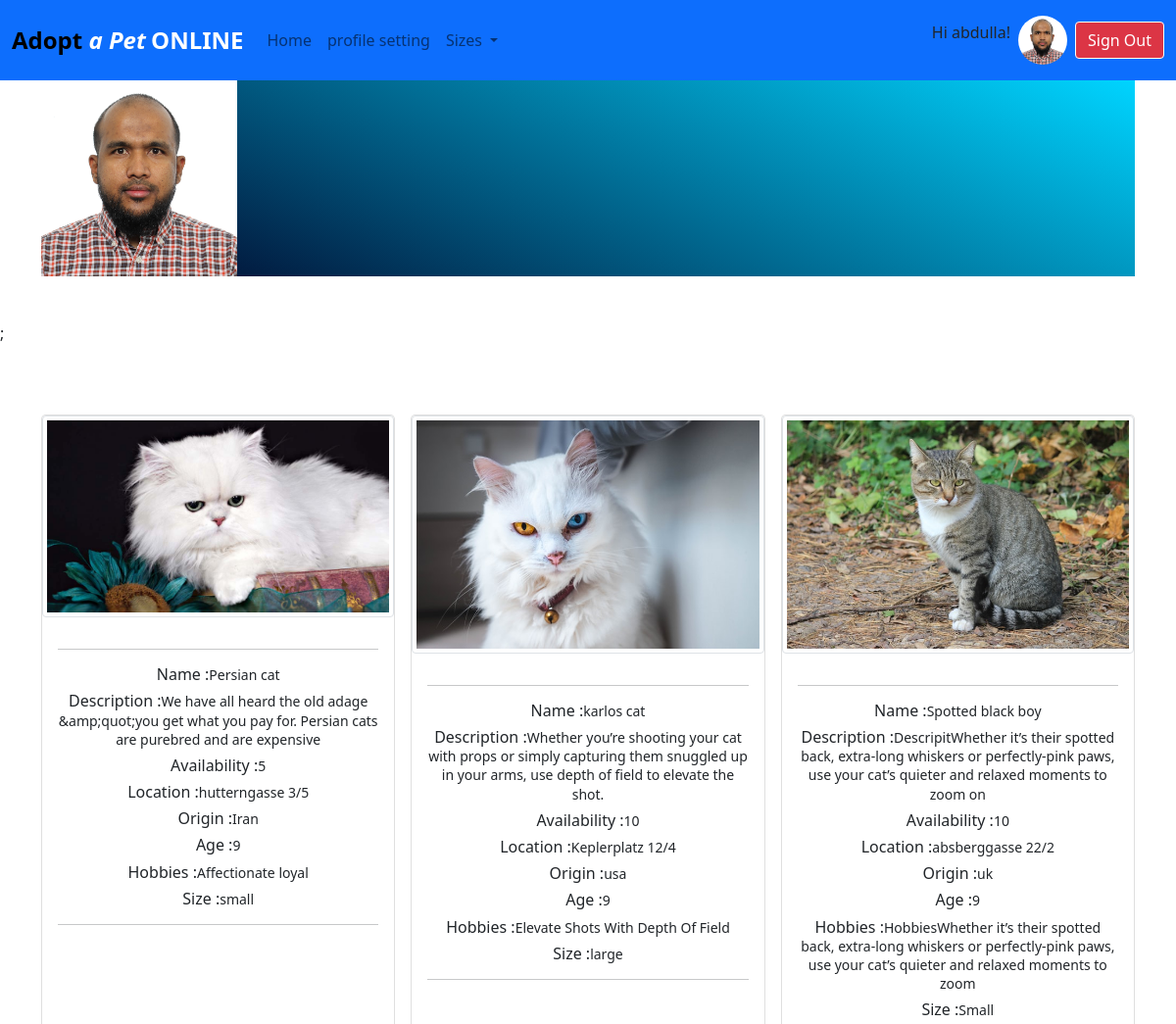
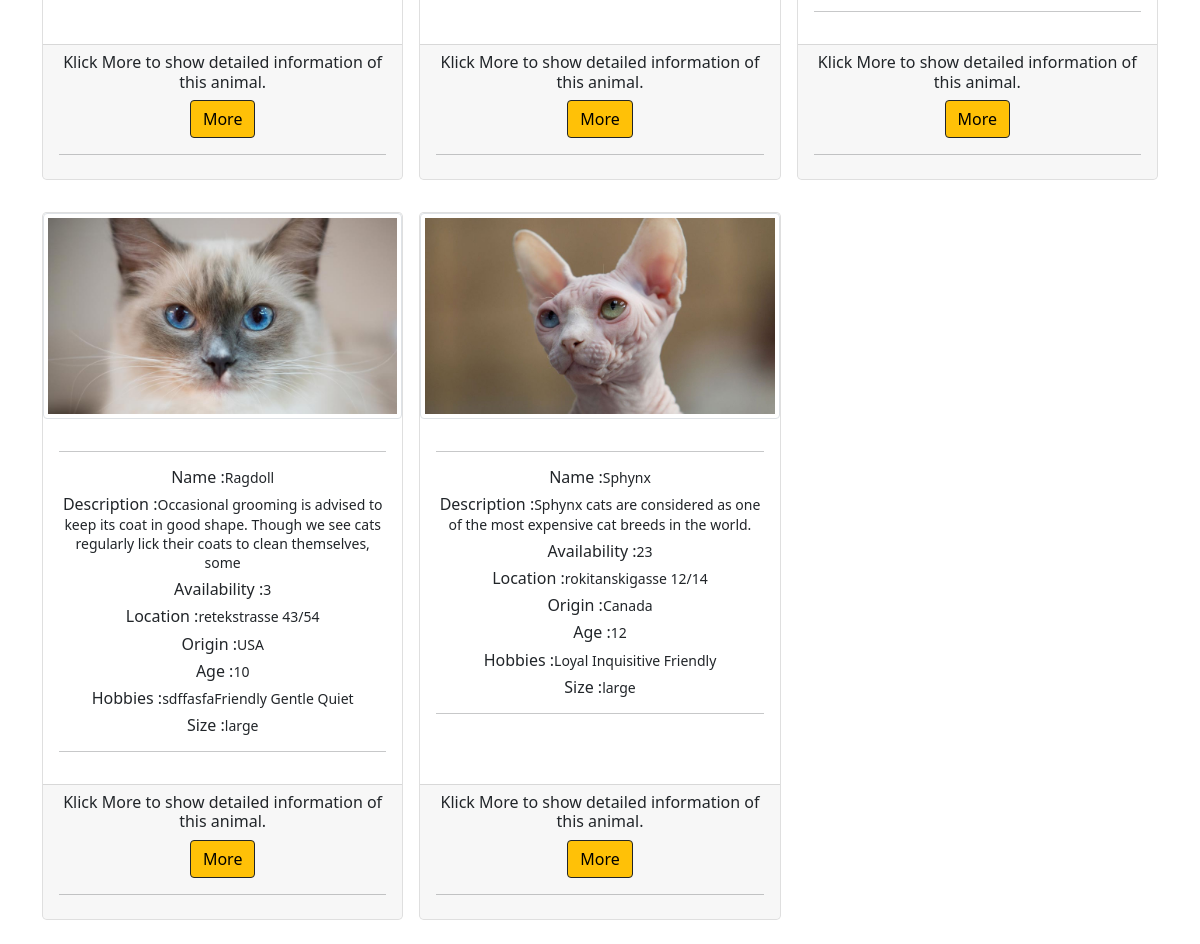
/senior.php (signed in), run on the app's committed database (2 pictures, top to bottom).
### tables this page shows
CREATE TABLE `user` (
  `id` int(11) NOT NULL,
  `first_name` varchar(255) NOT NULL,
  `last_name` varchar(255) NOT NULL,
  `password` varchar(255) NOT NULL,
  `date_of_birth` date NOT NULL,
  `email` varchar(255) NOT NULL,
  `picture` varchar(255) DEFAULT NULL,
  `status` varchar(4) NOT NULL DEFAULT 'user'
);

CREATE TABLE `animals` (
  `id` int(11) NOT NULL,
  `picture` varchar(255) DEFAULT NULL,
  `name` varchar(255) NOT NULL,
  `description` varchar(255) DEFAULT NULL,
  `availability` int(11) DEFAULT NULL,
  `origin` varchar(50) DEFAULT NULL,
  `location` varchar(50) DEFAULT NULL,
  `age` int(11) NOT NULL,
  `size` char(5) DEFAULT NULL,
  `hobbies` varchar(255) DEFAULT NULL,
  `fk_supplierId` int(11) DEFAULT NULL
);

### senior.php (the view, shortened to what this page needs)
<?php
require_once 'components/db_connect.php';
$res = mysqli_query($connect, "SELECT * FROM user WHERE id=" . $_SESSION['user']);
$row = mysqli_fetch_array($res, MYSQLI_ASSOC);
?>
<!DOCTYPE html>
<html lang="en">
    <head>
        <link rel="stylesheet" href="style/style.css?ver=<?php echo time(); ?>">
        <?php require_once 'components/boot.php'?>
    </head>
    <body>
    <nav class="navbar sticky-top navbar-expand-lg navbar-light bg-primary">
    <div class="container-fluid">
        <div class="collapse navbar-collapse" id="navbarTogglerDemo01">
          <a class="navbar-brand" href="index.php"><span style="color: rgb(0, 0, 0);font-size: larger;font-weight: bolder; ">Adopt </span> <span style="color: rgb(255, 255, 254); font-style: italic;font-size: larger;font-weight: bolder; "> a Pet</span>
          <span style="color: rgb(255, 255, 254);font-size: larger;font-weight: bolder; ">ONLINE</span></a>
           <?php
            if(isset($_SESSION['user'])){
            echo'
            <ul class="navbar-nav me-auto mb-2 mb-lg-0">
                 <li class="nav-item">
                 <a class="nav-link" id="asc" type="button" href="home.php">Home</a>
                 </li>
                 <li class="nav-item">
                 <a class="nav-link"aria-current="page" href="update.php?id='.$row['id'].'">profile setting</a>
                 </li>
                 <li class="nav-item dropdown">
               <a class="nav-link dropdown-toggle" href="#" id="navbarDarkDropdownMenuLink" role="button" data-bs-toggle="dropdown" aria-expanded="false">
                 Sizes
               </a>
               <ul class="dropdown-menu dropdown-menu-dark" aria-labelledby="navbarDarkDropdownMenuLink">
                 <li><a class="dropdown-item" href="senior.php">Senior</a></li>
                 <li><a class="dropdown-item" href="s_size.php">S_size</a></li>
                 <li><a class="dropdown-item" href="l_size.php">L_size</a></li>
               </ul>
             </li>
                 </ul>
                  <p class="">Hi '.$row['first_name'].'!</p>
                  <a href="home.php">
                  <img class="m-2"src="pictures/'.$row['picture'].'" style = " width:50px; height:50px; border-radius:50%;"> </a>';
                   echo'<a class="btn btn-danger border border-white" id="search" type="button" href="logout.php?logout">Sign Out</a>';
        }
           ?>
        </div>
    </div>
  </nav>
    <div class="container">
        <div class="hero">
        <img class="userImage" src="pictures/<?php echo $row['picture']; ?>" alt="<?php echo $row['first_name']; ?>">
        </div>
        <h2> Hi <?php echo $row['first_name' ]; ?> ! Here you can find all Dinos older than 8 years.</h2>
    </div>
      <?php
              $sql = "SELECT * FROM animals WHERE  age > 8 ";
              $result = $connect->query($sql);
              $tbody="";
              if($result->num_rows > 0) {
                  while($row2 = $result->fetch_assoc()) {
      $tbody .= '
      <div class="col own_col text-center p-2">
      <div class="card text-left w-100 h-100 rounded-3 " style="width: 18rem;">
      <img class="img-thumbnail own_pic" src="pictures/' .$row2["picture"].'"/>
          <div class="card-body">
          <hr>
          <h6 class="card-text">Name :<small>' .$row2['name'].'</small></h6>
          <h6 class="card-text">Description :<small>' .$row2['description'].'</small></h6>
          <h6 class="card-text">Availability :<small>' .$row2['availability'].'</small></h6>
          <h6 class="card-text">Location :<small>' .$row2['location'].'</small></h6>
          <h6 class="card-text">Origin :<small>' .$row2['origin'].'</small></h6>
          <h6 class="card-text">Age :<small>' .$row2['age'].'</small></h6>
          <h6 class="card-text">Hobbies :<small>' .$row2['hobbies'].'</small></h6>
          <h6 class="card-text">Size :<small>' .$row2["size"].'</small></h6>
          <hr>
              </div>
              <div class="card-footer">
                <h6>Klick More to show detailed information of this animal.</h6>
              <a href="details.php?id='.$row2['id'].'"><button class="btn btn-warning border border-dark" type="button">More</button></a><hr>
              </div>
          </div>
          </div>
              ';
          };
      } else {
         $tbody =  "<tr><td colspan='12'><center>No Data Available </center></td></tr>";
      }
?>;
<div class="container w-100 mt-3" >
<div class='mb-3'>
<p  class='h2'>All Gallery's Items</p>
<div class="row row-cols-1 row-cols-md-2  row-cols-lg-3 g-3">
       <?=$tbody;?>
</div>
</div>
</div>
    </body>
</html>

### style/style.css (style rules this page uses)
* { box-sizing: border-box; }
body { margin: 0; padding: 0; background: url(https://images.unsplash.com/photo-1549379702-9692e37d2e58?ixid=MnwxMjA3fDB8MHxwaG90by1wYWdlfHx8fGVufDB8fHx8&ixlib=rb-1.2.1&auto=format&fit=crop&w=1490&q=80) !important; background-size: cover; font-family: sans-serif; background-repeat: no-repeat; }
.container h2,p.h2 { color:#fff; }

### senior.php (style rules this page uses)
.userImage { width: 200px; height: 200px; }
.hero { background: rgb(2,0,36); background: linear-gradient(24deg, rgba(2,0,36,1) 0%, rgba(0,212,255,1) 100%); }

### data on the page
user: first_name "abdulla", picture (picture)
animals: picture (picture), name "Persian cat", description "We have all heard the old adage &amp;quot;you get what you pay for. Persian cats are purebred and are expensive", availability "5", location "hutterngasse 3/5", origin "Iran", age "9", hobbies "Affectionate loyal", size "small"
animals: picture (picture), name "karlos cat", description "Whether you’re shooting your cat with props or simply capturing them snuggled up in your arms, use depth of field to elevate the shot.", availability "10", location "Keplerplatz 12/4", origin "usa", age "9", hobbies "Elevate Shots With Depth Of Field", size "large"
animals: picture (picture), name "Spotted black boy", description "DescripitWhether it’s their spotted back, extra-long whiskers or perfectly-pink paws, use your cat’s quieter and relaxed moments to zoom on", availability "10", location "absberggasse 22/2", origin "uk", age "9", hobbies "HobbiesWhether it’s their spotted back, extra-long whiskers or perfectly-pink paws, use your cat’s quieter and relaxed moments to zoom", size "Small"
animals: picture (picture), name "Ragdoll", description "Occasional grooming is advised to keep its coat in good shape. Though we see cats regularly lick their coats to clean themselves, some", availability "3", location "retekstrasse 43/54", origin "USA", age "10", hobbies "sdffasfaFriendly Gentle Quiet", size "large"
animals: picture (picture), name "Sphynx", description "Sphynx cats are considered as one of the most expensive cat breeds in the world.", availability "23", location "rokitanskigasse 12/14", origin "Canada", age "12", hobbies "Loyal Inquisitive Friendly", size "large"
